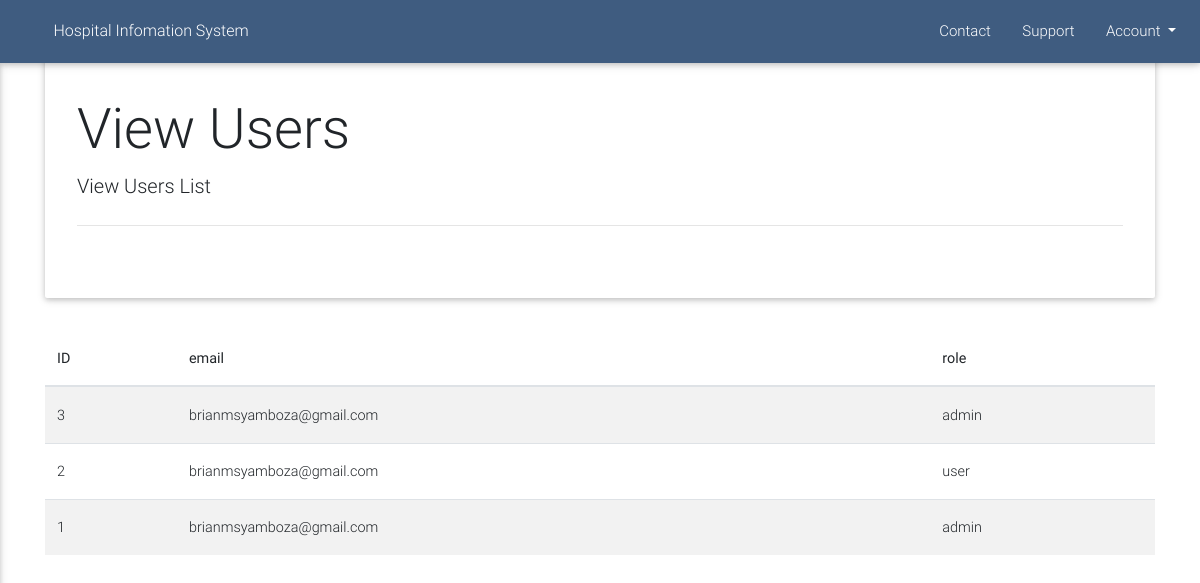
Screenshot of /view/viewUsers.php (signed in) with the database file from the repository.
### tables this page shows
CREATE TABLE `users` (
  `user_id` int(11) NOT NULL,
  `email` text NOT NULL,
  `password` varchar(256) NOT NULL,
  `role` varchar(256) NOT NULL
);

### controller/dao.php (called while the page is built, shortened)
<?php
include "header.php";
include "sidenav.php";
include "jumbo.php";
$jumbo = new jumbo;

### controller/UsersController.php (called while the page is built, shortened)
<?php
class User
{
    function viewAllUsers()
    {
        $db = new DBconnection();
        $dbConn = $db->getConnection();
        return $dbConn->query("SELECT * FROM users ORDER BY user_id DESC");
    }
}

### view/viewUsers.php (the view, shortened to what this page needs)
<?php include "../../includes/dao.php" ?>
<?php include "../../includes/users/UsersController.php";
$patients = new User();
?>
<div class="container">
    <?= $jumbo->getJumbo("View  Users", "View Users List") ?>
    <?php $patientsList = $patients->viewAllUsers(); ?>
    <table class="table table-striped table-hover">
        <thead>
            <th>ID</th>
            <th>email</th>
            <th>role</th>
        </thead>
        <tbody>
            <?php while ($row = $patientsList->fetch(PDO::FETCH_ASSOC)) {
                ?>
                <tr>
                    <td><?= $row['user_id'] ?></td>
                    <td><?= $row['email'] ?></td>
                    <td><?= $row['role'] ?></td>
                <?php } ?>
</div>
<?php include "../../includes/footer.php"; ?>

### rows the page displays
users: user_id "3", email "brianmsyamboza@gmail.com", role "admin"
users: user_id "2", email "brianmsyamboza@gmail.com", role "user"
users: user_id "1", email "brianmsyamboza@gmail.com", role "admin"

### other values shown
$title "View Users"
$detail "View Users List"
